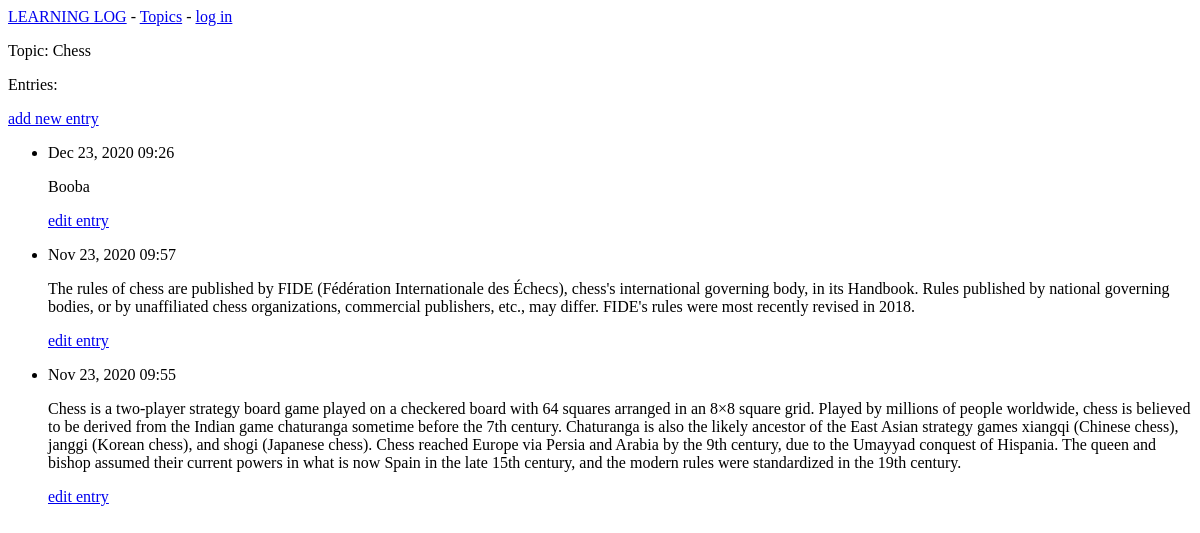
The app's page /topics/1/, older data.
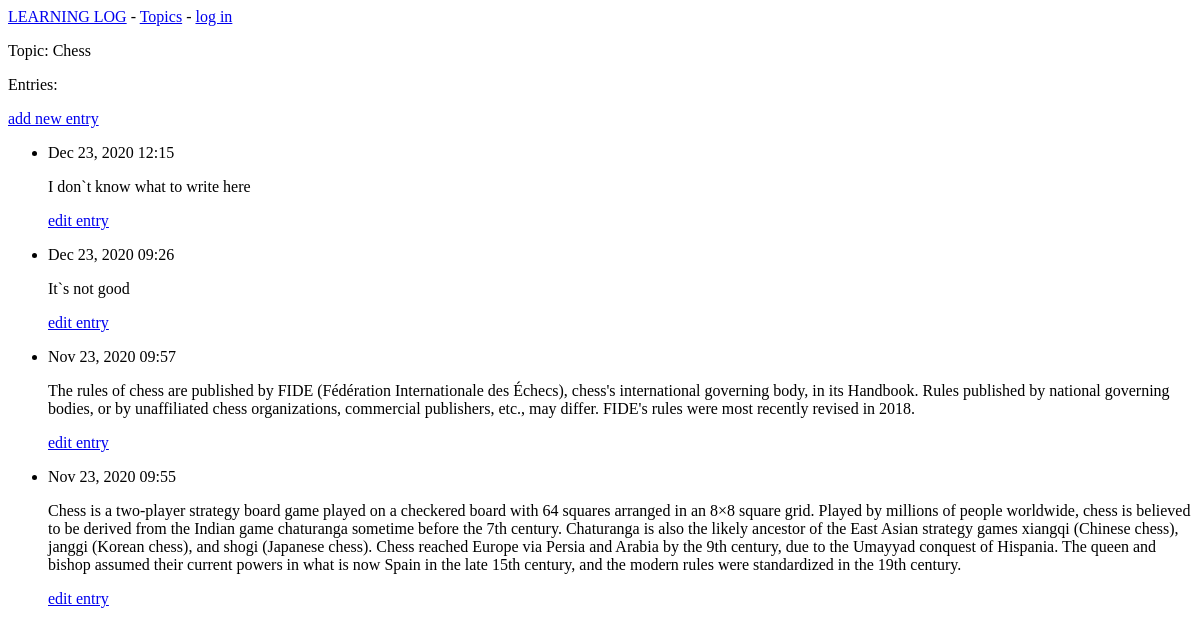
The same page, newer data.
### l_logs/models.py (models this page shows, shortened)
class Topic(models.Model):
    text = models.CharField(max_length=200)
    date_added = models.DateTimeField(auto_now_add=True)
    def __str__(self):
        return self.text

class Entry(models.Model):
    topic = models.ForeignKey(Topic, on_delete=models.PROTECT)
    text = models.TextField()
    date_added = models.DateTimeField(auto_now_add=True)
    class Meta:
        verbose_name_plural = 'entries'

### l_logs/views.py (the view)
# urls.py: path('topics/<int:topic_id>/', views.topic, name='topic'),
def topic(request, topic_id):
    topic = Topic.objects.get(id=topic_id)
    entries = topic.entry_set.order_by('-date_added')
    context = {'topic' : topic, 'entries' : entries}
    return render(request, 'l_logs/topic.html', context)

### l_logs/templates/l_logs/topic.html
{% extends 'l_logs/base.html' %}
{% block content %}
<p>Topic: {{ topic }}</p>
<p>Entries:</p>
<p>
  <a href="{% url 'l_logs:new_entry' topic.id %}">add new entry</a>
</p>
<ul>
{% for entry in entries %}
  <li>
    <p>{{ entry.date_added|date:'M d, Y H:i' }}</p>
    <p>{{ entry.text|linebreaks }}</p>
    <p>
      <a href="{% url 'l_logs:edit_entry' entry.id %}">edit entry</a>
    </p>
  </li>
{% empty %}
  <li>
    There are no entries for this topic yet.
  </li>
{% endfor %}
</ul>
{% endblock content %}

### l_logs/templates/l_logs/base.html
<p>
  <a href="{% url 'l_logs:index' %}">LEARNING LOG</a> -
  <a href="{% url 'l_logs:topics' %}">Topics</a> -
  {% if user.is_authenticated %}
    Hello, {{ user.username }}.
    <a href="{% url 'users:logout' %}">log out</a>
  {% else %}
    <a href="{% url 'users:login' %}">log in</a>
  {% endif %}
</p>
{% block content %}{% endblock content %}

Row changes from the older to the newer data that the page shows:
added Entry: date_added "Dec 23, 2020 12:15", text "I don`t know what to write here"
changed Entry: text "Booba" → "It`s not good"
